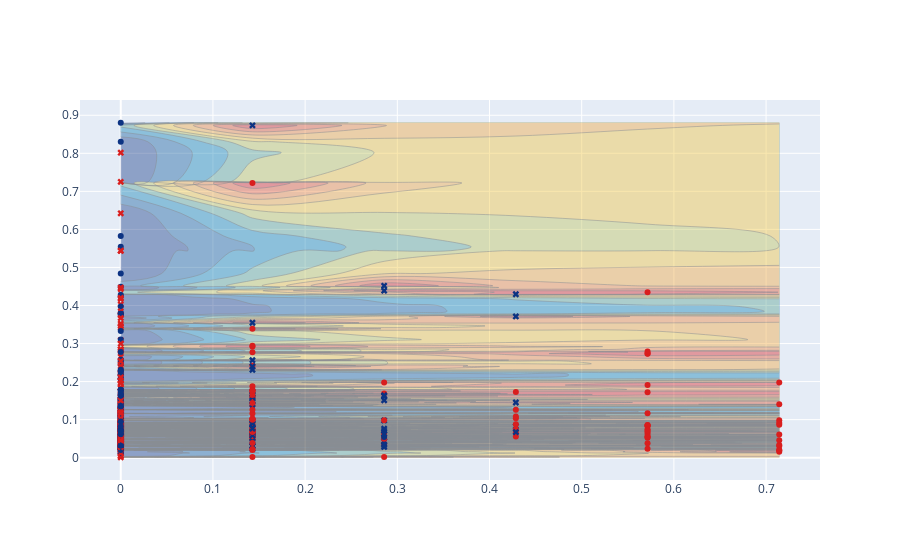

This figure's notebook cell:
### Code cell
# 5. Visualizations
from plotly.subplots import make_subplots
import plotly.graph_objects as go


df_filtered_nor_sample = df_filtered_nor.sample(500) #This randomly selects 500 rows from the normalized DataFrame

X_val = df_filtered_nor_sample.drop(['vendor_id'], axis=1)
y_val = df_filtered_nor_sample['vendor_id']


def iscorrect(x):
    return "circle" if x else "x"


iscorrectv = np.vectorize(iscorrect)
fig = make_subplots(rows=1, cols=1)

y_pred = model.predict(X_val)

fig.add_trace(go.Contour( #decision boundary 
    x=X_val['passenger_count'],
    y=X_val['Distance_KM'],
    z=y_pred,
    showscale=False,
    opacity=0.40,
    colorscale='portland'
), row=1, col=1)

fig.add_trace(go.Scatter(
    x=X_val['passenger_count'],
    y=X_val['Distance_KM'],
    mode='markers',
    marker_symbol=iscorrectv(y_val == y_pred),
    text=y_val,
    marker=dict(
        color=y_val,
        colorscale='portland'
    )
), row=1, col=1)
#the model thinks Vendor 0 should be (e.g., blue) and where Vendor 1 should be (e.g., red).
#fig.update_layout(showlegend=False)

fig.show()

### Figure 1 — Plotly figure (JSON) as saved in the notebook; plotly's stock layout.template omitted (floating-point values rounded to 4 significant figures; data arrays with more than 128 entries replaced by an {"elided": "..."} marker saying what was removed)
{"data": [{"colorscale": [[0, "rgb(12,51,131)"], [0.25, "rgb(10,136,186)"], [0.5, "rgb(242,211,56)"], [0.75, "rgb(242,143,56)"], [1, "rgb(217,30,30)"]], "opacity": 0.4, "showscale": false, "type": "contour", "x": {"elided": "500 float values"}, "xaxis": "x", "y": {"elided": "500 float values"}, "yaxis": "y", "z": {"elided": "500 int values"}}, {"marker": {"color": {"elided": "500 int values"}, "colorscale": [[0, "rgb(12,51,131)"], [0.25, "rgb(10,136,186)"], [0.5, "rgb(242,211,56)"], [0.75, "rgb(242,143,56)"], [1, "rgb(217,30,30)"]], "symbol": {"elided": "500 str values"}}, "mode": "markers", "text": {"elided": "500 int values"}, "type": "scatter", "x": {"elided": "500 float values"}, "xaxis": "x", "y": {"elided": "500 float values"}, "yaxis": "y"}], "layout": {"xaxis": {"anchor": "y", "domain": [0, 1]}, "yaxis": {"anchor": "x", "domain": [0, 1]}}}
